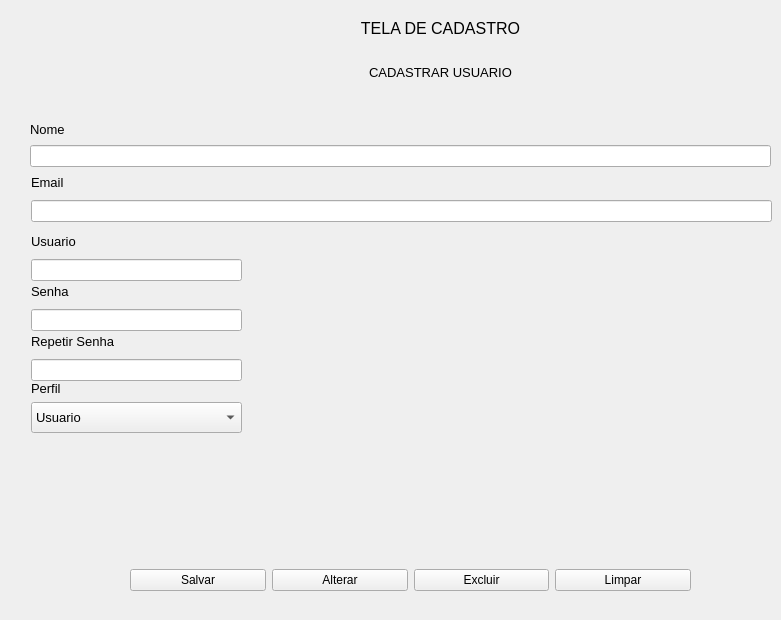
      <widget class="QWidget" name="Usuario">
       <widget class="QWidget" name="layoutWidget_4">
        <property name="geometry">
         <rect>
          <x>130</x>
          <y>550</y>
          <width>561</width>
          <height>61</height>
         </rect>
        </property>
        <layout class="QHBoxLayout" name="horizontalLayout_27">
         <item>
          <widget class="QPushButton" name="btn_salvar_user">
           <property name="text">
            <string>Salvar</string>
           </property>
           <property name="icon">
            <iconset>
             <normaloff>../../../Desktop/icons/save-icon-36513.png</normaloff>../../../Desktop/icons/save-icon-36513.png</iconset>
           </property>
          </widget>
         </item>
         <item>
          <widget class="QPushButton" name="btn_alt_user">
           <property name="text">
            <string>Alterar</string>
           </property>
           <property name="icon">
            <iconset>
             <normaloff>../../../Desktop/icons/alter.png</normaloff>../../../Desktop/icons/alter.png</iconset>
           </property>
          </widget>
         </item>
         <item>
          <widget class="QPushButton" name="btn_excluir_user">
           <property name="text">
            <string>Excluir</string>
           </property>
           <property name="icon">
            <iconset>
             <normaloff>../../../Desktop/icons/warning-icon-png-2771.png</normaloff>../../../Desktop/icons/warning-icon-png-2771.png</iconset>
           </property>
          </widget>
         </item>
         <item>
          <widget class="QPushButton" name="btn_limpar_user">
           <property name="text">
            <string>Limpar</string>
           </property>
           <property name="icon">
            <iconset>
             <normaloff>../../../Desktop/icons/warning-icon-png-2771.png</normaloff>../../../Desktop/icons/warning-icon-png-2771.png</iconset>
           </property>
          </widget>
         </item>
        </layout>
       </widget>
       <widget class="QWidget" name="layoutWidget">
        <property name="geometry">
         <rect>
          <x>340</x>
          <y>10</y>
          <width>201</width>
          <height>81</height>
         </rect>
        </property>
        <layout class="QVBoxLayout" name="verticalLayout_16">
         <item>
          <widget class="QLabel" name="label_9">
           <property name="text">
            <string>&lt;html&gt;&lt;head/&gt;&lt;body&gt;&lt;p align=&quot;center&quot;&gt;&lt;span style=&quot; font-size:12pt;&quot;&gt;TELA DE CADASTRO&lt;/span&gt;&lt;/p&gt;&lt;/body&gt;&lt;/html&gt;</string>
           </property>
          </widget>
         </item>
         <item>
          <widget class="QLabel" name="label_10">
           <property name="text">
            <string>&lt;html&gt;&lt;head/&gt;&lt;body&gt;&lt;p align=&quot;center&quot;&gt;&lt;span style=&quot; font-size:10pt;&quot;&gt;CADASTRAR USUARIO&lt;/span&gt;&lt;/p&gt;&lt;/body&gt;&lt;/html&gt;</string>
           </property>
          </widget>
         </item>
        </layout>
       </widget>
       <widget class="QWidget" name="layoutWidget">
        <property name="geometry">
         <rect>
          <x>30</x>
          <y>120</y>
          <width>741</width>
          <height>50</height>
         </rect>
        </property>
        <layout class="QVBoxLayout" name="verticalLayout_14">
         <item>
          <widget class="QLabel" name="label_6">
           <property name="sizePolicy">
            <sizepolicy hsizetype="Maximum" vsizetype="Maximum">
             <horstretch>0</horstretch>
             <verstretch>0</verstretch>
            </sizepolicy>
           </property>
           <property name="text">
            <string>&lt;html&gt;&lt;head/&gt;&lt;body&gt;&lt;p&gt;&lt;span style=&quot; font-size:10pt;&quot;&gt;Nome&lt;/span&gt;&lt;/p&gt;&lt;/body&gt;&lt;/html&gt;</string>
           </property>
          </widget>
         </item>
         <item>
          <widget class="QLineEdit" name="lineEdit_6">
           <property name="sizePolicy">
            <sizepolicy hsizetype="MinimumExpanding" vsizetype="Maximum">
             <horstretch>0</horstretch>
             <verstretch>0</verstretch>
            </sizepolicy>
           </property>
          </widget>
         </item>
        </layout>
       </widget>
       <widget class="QWidget" name="layoutWidget">
        <property name="geometry">
         <rect>
          <x>31</x>
          <y>171</y>
          <width>741</width>
          <height>51</height>
         </rect>
        </property>
        <layout class="QVBoxLayout" name="verticalLayout_15">
         <item>
          <widget class="QLabel" name="label_8">
           <property name="sizePolicy">
            <sizepolicy hsizetype="Maximum" vsizetype="Preferred">
             <horstretch>0</horstretch>
             <verstretch>0</verstretch>
            </sizepolicy>
           </property>
           <property name="text">
            <string>&lt;html&gt;&lt;head/&gt;&lt;body&gt;&lt;p&gt;&lt;span style=&quot; font-size:10pt;&quot;&gt;Email&lt;/span&gt;&lt;/p&gt;&lt;/body&gt;&lt;/html&gt;</string>
           </property>
          </widget>
         </item>
         <item>
          <widget class="QLineEdit" name="lineEdit_8">
           <property name="sizePolicy">
            <sizepolicy hsizetype="MinimumExpanding" vsizetype="Fixed">
             <horstretch>0</horstretch>
             <verstretch>0</verstretch>
            </sizepolicy>
           </property>
          </widget>
         </item>
        </layout>
       </widget>
       <widget class="QWidget" name="layoutWidget">
        <property name="geometry">
         <rect>
          <x>31</x>
          <y>231</y>
          <width>211</width>
          <height>50</height>
         </rect>
        </property>
        <layout class="QVBoxLayout" name="verticalLayout_18">
         <item>
          <widget class="QLabel" name="label_5">
           <property name="sizePolicy">
            <sizepolicy hsizetype="Maximum" vsizetype="Preferred">
             <horstretch>0</horstretch>
             <verstretch>0</verstretch>
            </sizepolicy>
           </property>
           <property name="text">
            <string>&lt;html&gt;&lt;head/&gt;&lt;body&gt;&lt;p&gt;&lt;span style=&quot; font-size:10pt;&quot;&gt;Usuario&lt;/span&gt;&lt;/p&gt;&lt;/body&gt;&lt;/html&gt;</string>
           </property>
          </widget>
         </item>
         <item>
          <widget class="QLineEdit" name="lineEdit_5">
           <property name="sizePolicy">
            <sizepolicy hsizetype="MinimumExpanding" vsizetype="Fixed">
             <horstretch>0</horstretch>
             <verstretch>0</verstretch>
            </sizepolicy>
           </property>
          </widget>
         </item>
        </layout>
       </widget>
       <widget class="QWidget" name="layoutWidget">
        <property name="geometry">
         <rect>
          <x>31</x>
          <y>281</y>
          <width>211</width>
          <height>50</height>
         </rect>
        </property>
        <layout class="QVBoxLayout" name="verticalLayout_19">
         <item>
          <widget class="QLabel" name="label_4">
           <property name="text">
            <string>&lt;html&gt;&lt;head/&gt;&lt;body&gt;&lt;p&gt;&lt;span style=&quot; font-size:10pt;&quot;&gt;Senha&lt;/span&gt;&lt;/p&gt;&lt;/body&gt;&lt;/html&gt;</string>
           </property>
          </widget>
         </item>
         <item>
          <widget class="QLineEdit" name="lineEdit_4"/>
         </item>
        </layout>
       </widget>
       <widget class="QWidget" name="layoutWidget">
        <property name="geometry">
         <rect>
          <x>31</x>
          <y>331</y>
          <width>211</width>
          <height>50</height>
         </rect>
        </property>
        <layout class="QVBoxLayout" name="verticalLayout_20">
         <item>
          <widget class="QLabel" name="label_7">
           <property name="text">
            <string>&lt;html&gt;&lt;head/&gt;&lt;body&gt;&lt;p&gt;&lt;span style=&quot; font-size:10pt;&quot;&gt;Repetir Senha&lt;/span&gt;&lt;/p&gt;&lt;/body&gt;&lt;/html&gt;</string>
           </property>
          </widget>
         </item>
         <item>
          <widget class="QLineEdit" name="lineEdit_7"/>
         </item>
        </layout>
       </widget>
       <widget class="QWidget" name="layoutWidget">
        <property name="geometry">
         <rect>
          <x>31</x>
          <y>381</y>
          <width>211</width>
          <height>52</height>
         </rect>
        </property>
        <layout class="QVBoxLayout" name="verticalLayout_21">
         <item>
          <widget class="QLabel" name="Perfil_2">
           <property name="sizePolicy">
            <sizepolicy hsizetype="Fixed" vsizetype="Preferred">
             <horstretch>0</horstretch>
             <verstretch>0</verstretch>
            </sizepolicy>
           </property>
           <property name="text">
            <string>&lt;html&gt;&lt;head/&gt;&lt;body&gt;&lt;p&gt;&lt;span style=&quot; font-size:10pt;&quot;&gt;Perfil&lt;/span&gt;&lt;/p&gt;&lt;/body&gt;&lt;/html&gt;</string>
           </property>
          </widget>
         </item>
         <item>
          <widget class="QComboBox" name="combo_perfil_user_2">
           <property name="sizePolicy">
            <sizepolicy hsizetype="MinimumExpanding" vsizetype="Expanding">
             <horstretch>0</horstretch>
             <verstretch>0</verstretch>
            </sizepolicy>
           </property>
           <property name="maximumSize">
            <size>
             <width>16777215</width>
             <height>16777215</height>
            </size>
           </property>
           <property name="font">
            <font>
             <pointsize>10</pointsize>
            </font>
           </property>
           <item>
            <property name="text">
             <string>Usuario</string>
            </property>
           </item>
           <item>
            <property name="text">
             <string>Administrador</string>
            </property>
           </item>
          </widget>
         </item>
        </layout>
       </widget>
      </widget>
